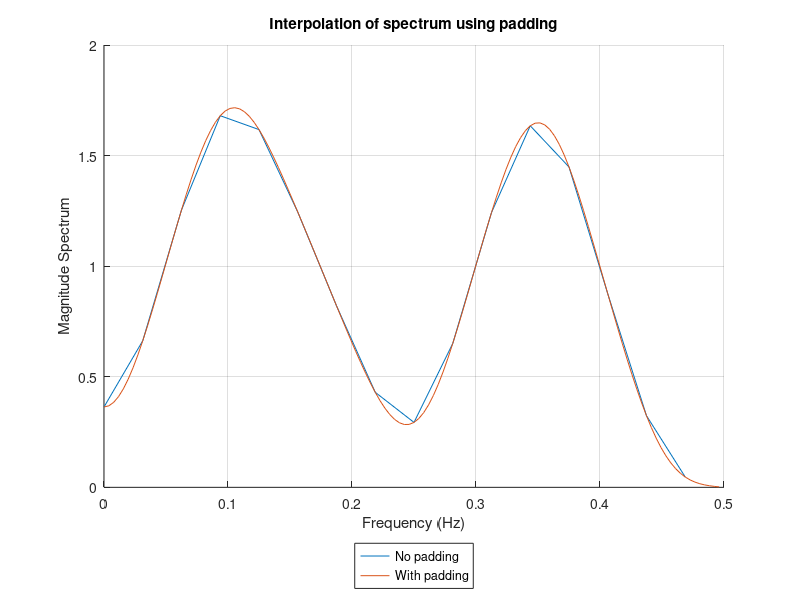

Here is the MATLAB script that generated this plot:
close all; clear variables; clc;
load short.mat 
fs = 1; % Sampling frequency
N = length(x); % Original data length
N2 = 256; % Data length with padding
X = fft(x); % FFT of original signal
Xmag = 2*abs(X(1:N/2)); % Magnitude spectrum of original signal
x2 = [x zeros(1,N2-N)]; % Padded signal
X2 = fft(x2); % FFT of padded signal
Xmag2 = 2*abs(X2(1:N2/2)); % Magnitude spectrum of padded signal
f = (0:N/2-1)*fs/N; % Frequency vector for original signal
f2 = (0:N2/2-1)*fs/N2; % % Frequency vector for signal with padding
% ---------------- Plotting settings ----------------------------
hold on
plot(f,Xmag,'DisplayName','No padding');
plot(f2,Xmag2,'DisplayName','With padding');
title('Interpolation of spectrum using padding')
ylabel('Magnitude Spectrum')
xlabel('Frequency (Hz)');
grid()
legend('Orientation','vertical','Box','on','Location','southoutside')
saveas(gcf,sprintf('%s.png',mfilename))
% ---------------------------------------------------------------
